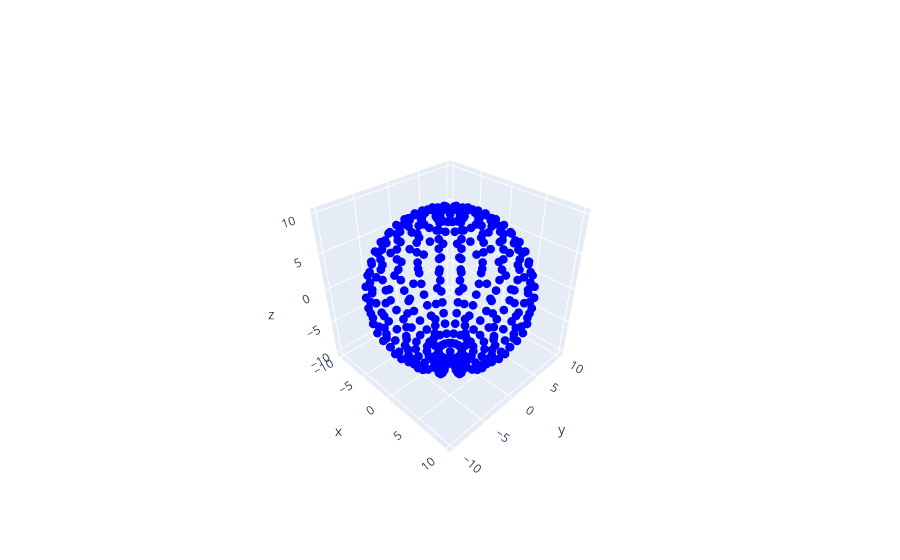

Notebook code for this chart:
### Code cell
R = 10
resolution = 20
interval = math.pi * 2 / resolution
phi_interval = math.pi / resolution  # A new interval for the vertical angle

pts = []
for i in range(resolution):
    t = interval * i  # Angle around the circle
    for j in range(75):
        phi = phi_interval * j - math.pi / 2  # Vertical angle (from -pi/2 to pi/2)
        x = R * math.cos(t) * math.cos(phi)
        y = R * math.sin(t) * math.cos(phi)
        z = R * math.sin(phi)  # z is determined by the vertical angle
        pts.append([x, y, z])

rendering3D(pts)

### Figure 1 — Plotly figure (JSON) as saved in the notebook; plotly's stock layout.template omitted (floating-point values rounded to 4 significant figures; data arrays with more than 128 entries replaced by an {"elided": "..."} marker saying what was removed)
{"data": [{"line": {"color": "red", "width": 2}, "marker": {"color": "blue", "size": 3}, "mode": "markers", "name": "Vector", "showlegend": false, "type": "scatter3d", "x": {"elided": "1500 float values"}, "y": {"elided": "1500 float values"}, "z": {"elided": "1500 float values"}}], "layout": {"scene": {"camera": {"center": {"x": 0, "y": 0, "z": 0}, "eye": {"x": 1.5, "y": -1.5, "z": 1.5}, "up": {"x": 0, "y": 0, "z": 1}}}}}
